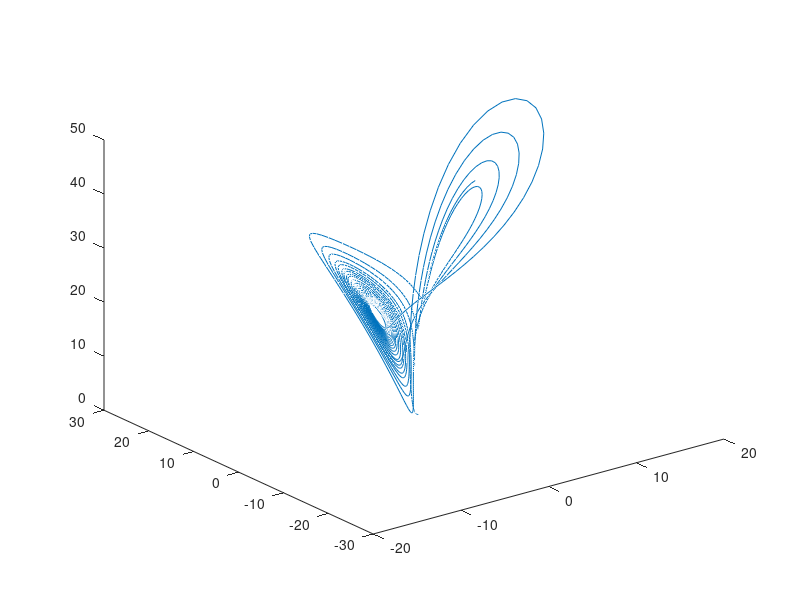

The MATLAB source for this figure:
clc;
 clear all;
t(1)=0;  %initializing x,y,z,t
x(1)=1;
y(1)=1;
z(1)=1;
sigma=10;   %value of constants
rho=28;
beta=(8.0/3.0);
h=0.01;   %step size
t=0:h:20;
f=@(t,x,y,z) sigma*(y-x);  %ode 
g=@(t,x,y,z) x*rho-x.*z-y;
p=@(t,x,y,z) x.*y-beta*z;
for i=1:(length(t)-1) %loop
    k1=f(t(i),x(i),y(i),z(i));
    l1=g(t(i),x(i),y(i),z(i));
    m1=p(t(i),x(i),y(i),z(i));
      k2=f(t(i)+h/2,(x(i)+0.5*k1*h),(y(i)+(0.5*l1*h)),(z(i)+(0.5*m1*h)));     
      l2=g(t(i)+h/2,(x(i)+0.5*k1*h),(y(i)+(0.5*l1*h)),(z(i)+(0.5*m1*h)));
      m2=p(t(i)+h/2,(x(i)+0.5*k1*h),(y(i)+(0.5*l1*h)),(z(i)+(0.5*m1*h)));
      k3=f(t(i)+h/2,(x(i)+0.5*k2*h),(y(i)+(0.5*l2*h)),(z(i)+(0.5*m2*h)));
      l3=g(t(i)+h/2,(x(i)+0.5*k2*h),(y(i)+(0.5*l2*h)),(z(i)+(0.5*m2*h)));
      m3=p(t(i)+h/2,(x(i)+0.5*k2*h),(y(i)+(0.5*l2*h)),(z(i)+(0.5*m2*h)));
      k4=f(t(i)+h,(x(i)+k3*h),(y(i)+l3*h),(z(i)+m3*h));
      l4=g(t(i)+h,(x(i)+k3*h),(y(i)+l3*h),(z(i)+m3*h));
      m4=p(t(i)+h,(x(i)+k3*h),(y(i)+l3*h),(z(i)+m3*h));
      x(i+1) = x(i) + h*(k1 +2*k2  +2*k3   +k4)/6; %final equations
      y(i+1) = y(i) + h*(l1  +2*l2   +2*l3    +l4)/6;
      z(i+1) = z(i) + h*(m1+2*m2 +2*m3  +m4)/6;
end
plot3(x,y,z)